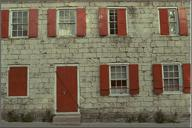
#> input picture experiments/photo-enhance/inputs/small_kodim01.jpg, 192 x 128 px, given in place of kodim01.png, which was not available
$ python prep.py
#> lines starting #> are read from the running program, lines starting #| are printed output that depends on the picture
"""Neurohive photo-enhancement test: build degraded inputs from Kodak GT.

Scenarios
  small  - photo shrunk 4x and re-saved as JPEG (messenger / old phone)
  face   - portrait shrunk 4x, light (blur 1.0, JPEG 60) and heavy (blur 2.0, JPEG 40)
  text   - synthetic notice with 6 text lines, blur 0.6, shrunk 4x, JPEG 75
  noise  - full-size photo with Gaussian noise sigma 25

Everything is deterministic (fixed seeds), so the inputs can be rebuilt.
"""
import io, json, os, sys
import numpy as np
from PIL import Image, ImageDraw, ImageFilter, ImageFont

ROOT = os.path.dirname(os.path.dirname(os.path.abspath(__file__)))
GT = f"{ROOT}/gt"
OUT = f"{ROOT}/inputs"
os.makedirs(OUT, exist_ok=True)


def jpeg(img, q):
    buf = io.BytesIO()
    img.save(buf, "JPEG", quality=q, subsampling=2)  # 4:2:0 like phones and messengers
    buf.seek(0)
    return Image.open(buf).convert("RGB"), buf.getvalue()


def shrink(img, f=4, blur=0.0):
    if blur > 0:
        img = img.filter(ImageFilter.GaussianBlur(blur))
    w, h = img.size
    return img.resize((w // f, h // f), Image.BICUBIC)  # PIL bicubic is antialiased


manifest = {"small": [], "face": [], "text": [], "noise": []}

# 1) small photo
for k in ["kodim01", "kodim08", "kodim13", "kodim23"]:
    gt = Image.open(f"{GT}/{k}.png").convert("RGB")
#> gt is the input picture: PIL image 192x128 RGB; mean R, G, B 119.8, 108.8, 88.6
    lr, raw = jpeg(shrink(gt, 4), 75)
#> in shrink, `return img.resize((w // f, h // f), Image.BICUBIC)`:
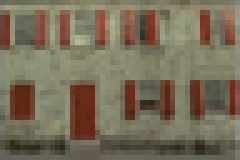
#> returned value: PIL image 48x32 RGB (shown 5 times larger); mean R, G, B 120, 109, 88.7
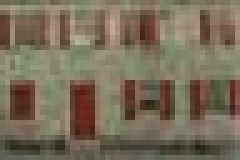
#> lr: PIL image 48x32 RGB (shown 5 times larger); mean R, G, B 120.2, 108.9, 88.7
    open(f"{OUT}/small_{k}.jpg", "wb").write(raw)
    manifest["small"].append({"id": f"small_{k}", "gt": f"{k}.png", "input": f"small_{k}.jpg", "lr_size": lr.size})
#> pass 2 of the loop `for k in ["kodim01", "kodim08", "kodim13", "kodim23"]:`:
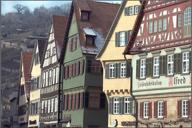
#> input picture experiments/photo-enhance/inputs/small_kodim08.jpg, 192 x 128 px, given in place of kodim08.png, which was not available
#> gt is the input picture: PIL image 192x128 RGB; mean R, G, B 127.9, 121.2, 116.1
#> in shrink (call 2), `return img.resize((w // f, h // f), Image.BICUBIC)`:
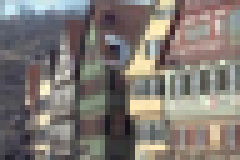
#> returned value: PIL image 48x32 RGB (shown 5 times larger); mean R, G, B 128.1, 121.4, 116.3
#> `lr, raw = jpeg(shrink(gt, 4), 75)`:
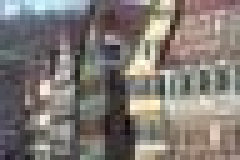
#> lr: PIL image 48x32 RGB (shown 5 times larger); mean R, G, B 128.1, 121.4, 116.5
#> (the run stopped early here; a loop or call above may not have finished)
